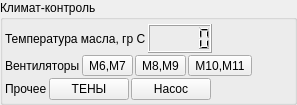
        <widget class="QGroupBox" name="ClimatControl">
         <property name="title">
          <string>Климат-контроль</string>
         </property>
         <layout class="QVBoxLayout" name="verticalLayout">
          <property name="spacing">
           <number>2</number>
          </property>
          <property name="leftMargin">
           <number>2</number>
          </property>
          <property name="topMargin">
           <number>4</number>
          </property>
          <property name="rightMargin">
           <number>2</number>
          </property>
          <property name="bottomMargin">
           <number>2</number>
          </property>
          <item>
           <layout class="QHBoxLayout" name="horizontalLayout_8">
            <property name="spacing">
             <number>2</number>
            </property>
            <item>
             <widget class="QLabel" name="label_12">
              <property name="text">
               <string>Температура масла, гр С</string>
              </property>
             </widget>
            </item>
            <item>
             <widget class="QLCDNumber" name="BT1">
              <property name="minimumSize">
               <size>
                <width>0</width>
                <height>29</height>
               </size>
              </property>
              <property name="maximumSize">
               <size>
                <width>16777215</width>
                <height>29</height>
               </size>
              </property>
              <property name="toolTip">
               <string>BT1</string>
              </property>
              <property name="toolTipDuration">
               <number>500</number>
              </property>
              <property name="frameShape">
               <enum>QFrame::Box</enum>
              </property>
             </widget>
            </item>
            <item>
             <spacer name="horizontalSpacer_4">
              <property name="orientation">
               <enum>Qt::Horizontal</enum>
              </property>
              <property name="sizeHint" stdset="0">
               <size>
                <width>40</width>
                <height>20</height>
               </size>
              </property>
             </spacer>
            </item>
           </layout>
          </item>
          <item>
           <layout class="QHBoxLayout" name="horizontalLayout">
            <property name="spacing">
             <number>2</number>
            </property>
            <item>
             <widget class="QLabel" name="l_fans">
              <property name="sizePolicy">
               <sizepolicy hsizetype="Preferred" vsizetype="Minimum">
                <horstretch>0</horstretch>
                <verstretch>0</verstretch>
               </sizepolicy>
              </property>
              <property name="text">
               <string>Вентиляторы</string>
              </property>
             </widget>
            </item>
            <item>
             <widget class="QToolButton" name="KM6">
              <property name="toolTip">
               <string>KM6</string>
              </property>
              <property name="toolTipDuration">
               <number>500</number>
              </property>
              <property name="text">
               <string>М6,М7</string>
              </property>
              <property name="checkable">
               <bool>true</bool>
              </property>
             </widget>
            </item>
            <item>
             <widget class="QToolButton" name="KM7">
              <property name="toolTip">
               <string>KM7</string>
              </property>
              <property name="toolTipDuration">
               <number>500</number>
              </property>
              <property name="text">
               <string>М8,М9</string>
              </property>
              <property name="checkable">
               <bool>true</bool>
              </property>
             </widget>
            </item>
            <item>
             <widget class="QToolButton" name="KM8">
              <property name="toolTip">
               <string>KM8</string>
              </property>
              <property name="toolTipDuration">
               <number>500</number>
              </property>
              <property name="text">
               <string>М10,М11</string>
              </property>
              <property name="checkable">
               <bool>true</bool>
              </property>
             </widget>
            </item>
            <item>
             <spacer name="horizontalSpacer">
              <property name="orientation">
               <enum>Qt::Horizontal</enum>
              </property>
              <property name="sizeHint" stdset="0">
               <size>
                <width>40</width>
                <height>20</height>
               </size>
              </property>
             </spacer>
            </item>
           </layout>
          </item>
          <item>
           <layout class="QHBoxLayout" name="horizontalLayout_2">
            <property name="spacing">
             <number>2</number>
            </property>
            <item>
             <widget class="QLabel" name="label">
              <property name="text">
               <string>Прочее</string>
              </property>
             </widget>
            </item>
            <item>
             <widget class="QPushButton" name="KM10">
              <property name="toolTip">
               <string>КМ10</string>
              </property>
              <property name="toolTipDuration">
               <number>500</number>
              </property>
              <property name="text">
               <string>ТЕНЫ</string>
              </property>
              <property name="checkable">
               <bool>true</bool>
              </property>
             </widget>
            </item>
            <item>
             <widget class="QPushButton" name="KM5">
              <property name="toolTip">
               <string>KM5 - Насос контрура охлаждения М5</string>
              </property>
              <property name="toolTipDuration">
               <number>500</number>
              </property>
              <property name="statusTip">
               <string/>
              </property>
              <property name="whatsThis">
               <string>Насос контрура охлаждения М5</string>
              </property>
              <property name="text">
               <string>Насос</string>
              </property>
              <property name="checkable">
               <bool>true</bool>
              </property>
             </widget>
            </item>
            <item>
             <spacer name="horizontalSpacer_2">
              <property name="orientation">
               <enum>Qt::Horizontal</enum>
              </property>
              <property name="sizeHint" stdset="0">
               <size>
                <width>40</width>
                <height>20</height>
               </size>
              </property>
             </spacer>
            </item>
           </layout>
          </item>
         </layout>
        </widget>
